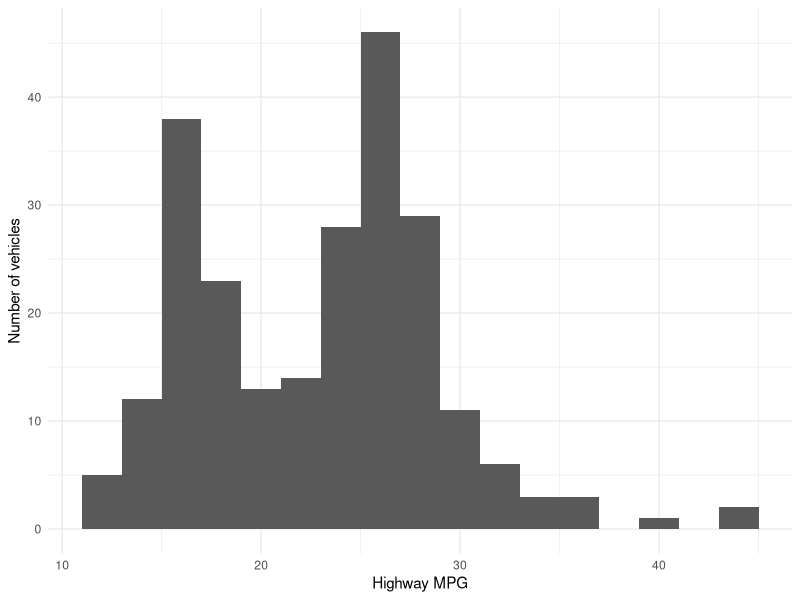

Recreate this plot in R.
## ---- chunk 1
#| label: setup
#| message: false
#| warning: false

library(tidyverse)

# Load your data here. 

# dat <- read_csv("your_file.csv")
## ---- chunk 2
#| label: dimensions

# dim(dat)
# glimpse(dat)
## ---- chunk 3
#| label: fig-example
#| echo: true

ggplot(mpg, aes(x = hwy)) +
  geom_histogram(binwidth = 2) +
  labs(x = "Highway MPG", y = "Number of vehicles") +
  theme_minimal()
## ---- chunk 4
#| label: fig-one

## ---- chunk 5
#| label: fig-two

## ---- chunk 6
#| label: fig-three

## ---- chunk 7
#| label: analysis
